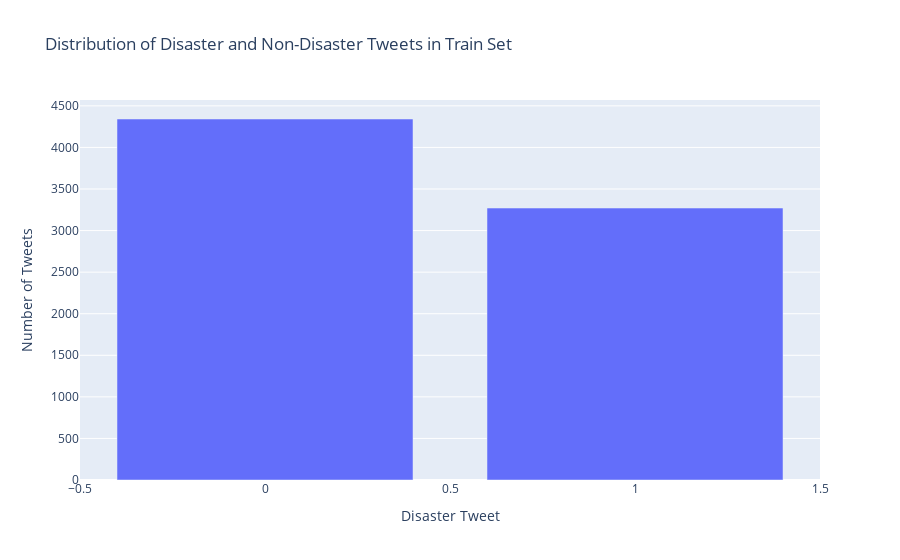

This figure's notebook cell:
### Markdown cell above
♻️ Cela nous fait au total 10876 tweets au total

### Code cell
# Distribution of disaster and non-disaster tweets in the train set
train_distribution = train['target'].value_counts().reset_index()
train_distribution.columns = ['target', 'count']

# Plot the distribution for the train set
fig = px.bar(train_distribution, x='target', y='count', barmode='group',
             labels={'target': 'Disaster Tweet', 'count': 'Number of Tweets'},
             title='Distribution of Disaster and Non-Disaster Tweets in Train Set')
fig.show()

### Figure 1 — Plotly figure (JSON) as saved in the notebook; plotly's stock layout.template omitted (floating-point values rounded to 4 significant figures)
{"data": [{"alignmentgroup": "True", "hovertemplate": "Disaster Tweet=%{x}<br>Number of Tweets=%{y}<extra></extra>", "legendgroup": "", "marker": {"color": "#636efa", "pattern": {"shape": ""}}, "name": "", "offsetgroup": "", "orientation": "v", "showlegend": false, "textposition": "auto", "type": "bar", "x": [0, 1], "xaxis": "x", "y": [4342, 3271], "yaxis": "y"}], "layout": {"barmode": "group", "legend": {"tracegroupgap": 0}, "title": {"text": "Distribution of Disaster and Non-Disaster Tweets in Train Set"}, "xaxis": {"anchor": "y", "domain": [0, 1], "title": {"text": "Disaster Tweet"}}, "yaxis": {"anchor": "x", "domain": [0, 1], "title": {"text": "Number of Tweets"}}}}
